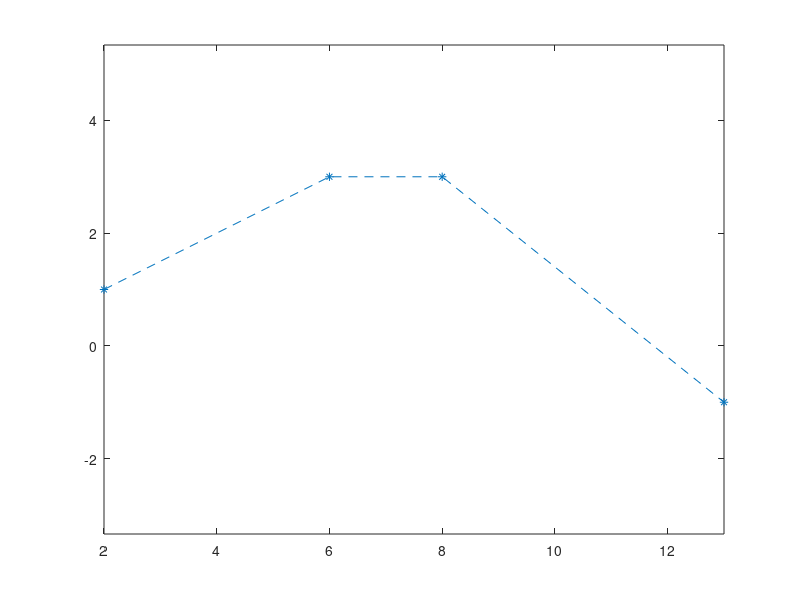

Reproduce this figure in MATLAB. (Note: this script raises an error after producing the figure.)
clear
px = [ 2 6 8 13 ];
py = [ 1 3 3 -1 ];
plot(px,py,'*--');
axis equal; hold on;
% fokszam
n = 3;
syms t
cx(t) = 0 * t;
cy(t) = 0 * t;
for i = 0 : n
    b(t) = nchoosek(n,i) * t^i * (1-t)^(n-i);
    cx(t) = cx(t) + px(i+1) * b(t);
    cy(t) = cy(t) + py(i+1) * b(t);
end
fplot(cx,cy,[0 1])
fplot(cx,cy,[0 1])
v = [n * (px(2)-px(1)), n * (py(2)-py(1))];
quiver(px(1),py(1),v(1),v(2))
w = [n * (px(4)-px(3)), n * (py(4)-py(3))];
quiver(px(4),py(4),w(1),w(2))
m = 5;
rx = [ px(4),px(4)+w(1)/m,23,30,27,22];
ry = [ py(4),py(4)+w(2)/m,-4,0,5,2];
plot(rx,ry,'*--')
dx(t) = 0 * t;
dy(t) = 0 * t;
for i = 0 : m
    b(t) = nchoosek(m,i) * t^i * (1-t)^(m-i);
    dx(t) = dx(t) + rx(i+1) * b(t);
    dy(t) = dy(t) + ry(i+1) * b(t);
end
fplot(dx,dy,[0 1])